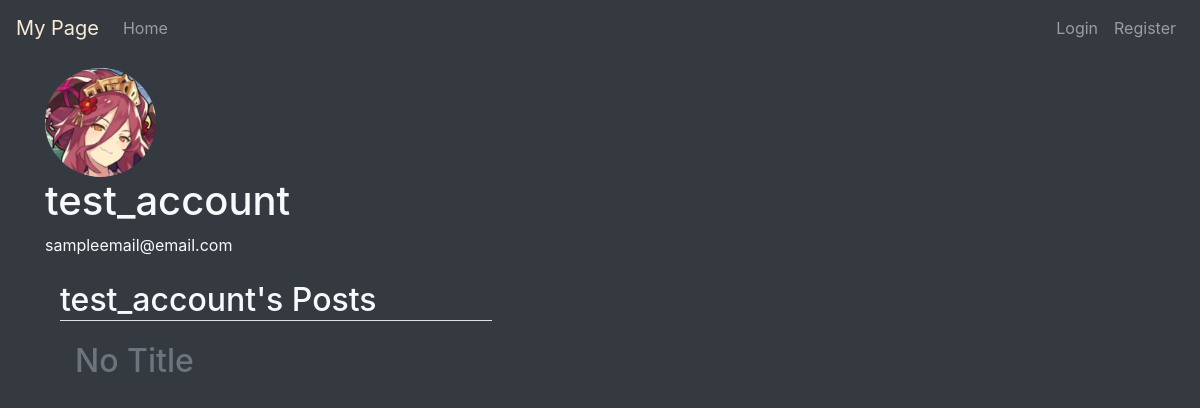
Page /user/3/ on the earlier database version.
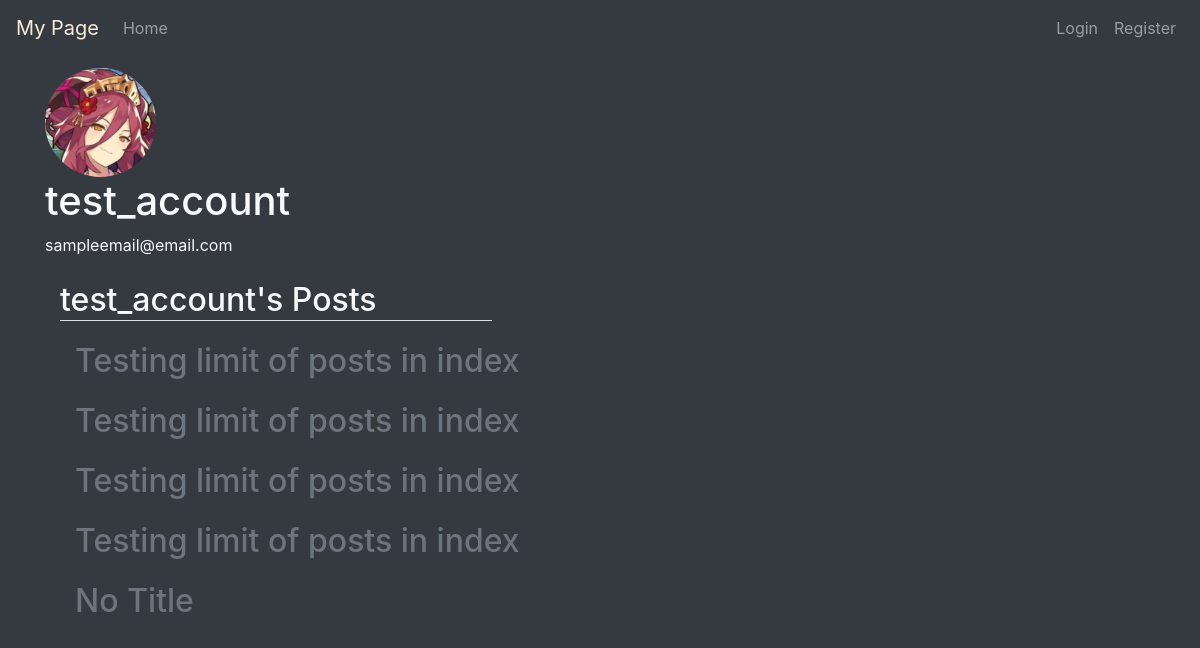
Same page on the later database version.
### MyPage/models.py (models this page shows, shortened)
class Profile(models.Model):
    user = models.OneToOneField(User, on_delete=models.CASCADE)
    image = models.ImageField(default='default.png', upload_to='images')
    contacts = models.ManyToManyField(User, blank=True, related_name='contacts')
    hidden_posts = models.ManyToManyField(Post, blank=True)

class Post(models.Model):
    author = models.ForeignKey(
        User, on_delete=models.CASCADE, related_name="written_posts")
    time_posted = models.DateTimeField(default=timezone.now)
    title = models.CharField(max_length=64, default='No Title')
    content = models.TextField()

### MyPage/views.py (the view)
# urls.py: path('user/<int:user_id>/', my_views.user, name='my-user'),
def user(request, user_id):
    target = User.objects.get(pk=user_id)
    posts = Post.objects.filter(author=target).order_by('-time_posted')
    page = request.GET.get('page', 1)
    paginator = Paginator(posts, 5)
    try:
        user_posts = paginator.page(page)
    except PageNotAnInteger:
        user_posts = paginator.page(1)
    except EmptyPage:
        user_posts = paginator.page(paginator.num_pages)
    context = {
        'page_title': "My Profile",
        'target': target,
        'posts': user_posts
    }
    return render(request, 'MyPage/profile.html', context)

### MyPage/templates/MyPage/profile.html (shortened to what this page needs)
{% extends 'MyPage/base.html' %}
{% block content %}
    <img src='{{ target.profile.image.url }}' style='width:10%;' alt="No Profile Picture Set" class="rounded-circle">
    <h1>
    {{ target.username }}
    </h1>
    {{ target.email }}
    <div class="container">
        <h2 class="border-bottom" style="margin-bottom: 2%; width: 40%; margin-right: 60%;">{{ target.username }}'s Posts</h2>
        {% for post in posts %}
            <div class="container" style="margin-bottom: 2%;">
                    <h2 title="{{ post.time_posted }}">
                        <a href="{% url 'my-post' post.id %}" class="text-secondary">
                            {{ post.title }}
                        </a>
                    </h2>
                </div>
        {% endfor %}
    </div>
{% endblock %}

### MyPage/templates/MyPage/base.html (shortened to what this page needs)
{% load static %}
<!DOCTYPE html>
<html lang="en">
	<head>
		<link
			rel="stylesheet"
			href="https://maxcdn.bootstrapcdn.com/bootstrap/4.0.0/css/bootstrap.min.css"
        />
	</head>
	<body class="text-light bg-dark">
		<nav class="navbar navbar-expand-lg navbar-dark bg-dark">
        <a {% if user.is_authenticated %} href="{% url 'my-user' user.id %}" {% endif %}
         class="navbar-brand" style="color: antiquewhite;">My Page</a>
        <div class="collapse navbar-collapse" id="navbarSupportedContent">
            <ul class="navbar-nav mr-auto">
            <li class="nav-item">
                <a class="nav-link" href="{% url 'my-index' %}">Home</a>
            </li>
            </ul>
            <ul class="navbar-nav">
                {% if user.is_authenticated %}
                    <li class="nav-item">
                        <a class="nav-link" href="{% url 'my-logout' %}">Logout</a>
                    </li>
                {% else %}
                    <li class="nav-item">
                        <a class="nav-link" href="{% url 'my-login' %}">Login</a>
                    </li>
                    <li class="nav-item">
                        <a class="nav-link" href="{% url 'my-register' %}">Register</a>
                    </li>
                {% endif %}
            </ul>
        </div>
        </nav>
        <div class="container" style="margin-top: 1%;">
            {% block content %}
            {% endblock %}
        </div>
	</body>
</html>

Differences in the rows shown:
added Post: title "Testing limit of posts in index"
added Post: title "Testing limit of posts in index"
added Post: title "Testing limit of posts in index"
added Post: title "Testing limit of posts in index"
